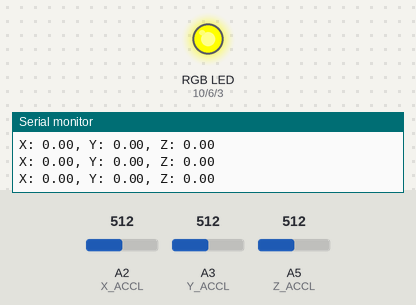
Simulated run of this sketch. Board: Arduino Uno, built with avr-gcc and run on an emulated ATmega328P. Parts: an RGB LED mixed from three pins (HIGH = lit), the last lines printed to the serial monitor. The inputs (shaded band) are chosen by the test bench; at power-on: A3 (Y_ACCL) = 512, A5 (Z_ACCL) = 512, A2 (X_ACCL) = 512.

Above: at 1.2 s.
1.3 s: A3 (Y_ACCL) set to 416
4.3 s: A3 (Y_ACCL) set to 407
At 4.8 s:
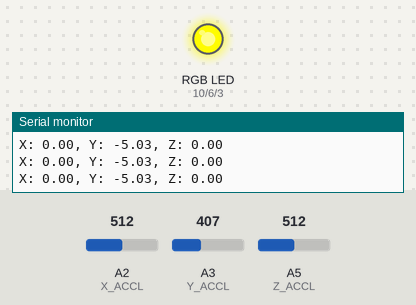
5.8 s: A5 (Z_ACCL) set to 546
7.3 s: A5 (Z_ACCL) set to 571
At 7.9 s:
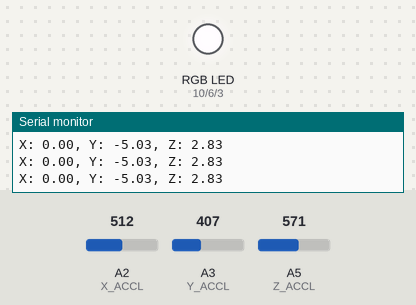
8.8 s: A2 (X_ACCL) set to 122
At 10.0 s:
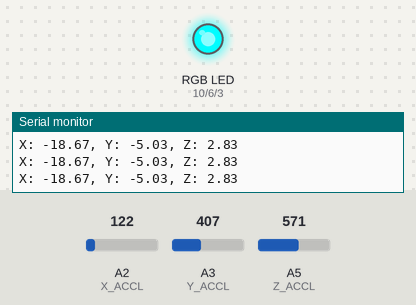
10.3 s: A5 (Z_ACCL) set to 511
At 11.1 s:
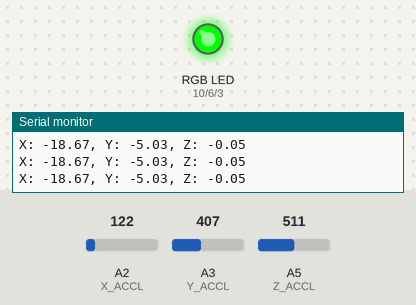
Timing chart, 0 to 12.8 s (numbered marks = the images above; inputs shaded):
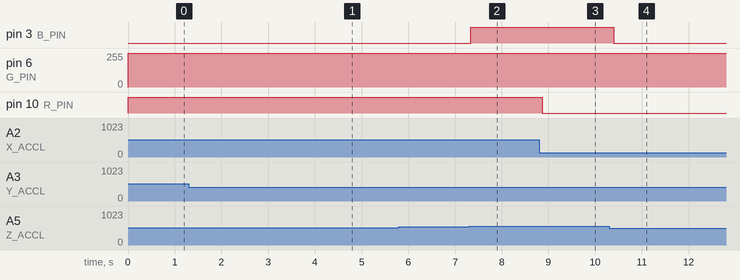

The sketch:

FoL_Arduino.ino
```cpp
/*
   Title of work: "The Forest of Light"
   Venue: SOHO-SAI @ University of Tsukuba
   Date: 2019/11/03,04
   Author of program: Kato Toranosuke
*/
/*
 * https://www.petitmonte.com/robot/howto_kxr94_2050.html
 * KXR94-2050
 */

// "#define x 10" とすることで"定数"を定義できます。この例では整数の10が格納された"x"という定数を定義しました。
// Red, Green, Blueの各LEDに対して制御信号をOutputするPin番号を定義
#define R_PIN 10
#define G_PIN 6
#define B_PIN 3

// X, Y, Z軸の加速度を取得するPin番号を定義
#define X_ACCL A2
#define Y_ACCL A3
#define Z_ACCL A5

//#define MAX_ACCL 4.00
//#define MIN_ACCL -4.0

// 地球の重力である1Gの加速度(m/s^2)を定義
const float ms2 = 9.80665;
// 電源電圧5V時のオフセット電圧(0G = 2.5V = 2500mV)
const float offset_voltage = 2500.0;

// 加速度を格納する変数
float accl_x, accl_y, accl_z;

// setup関数は(Arduinoの電源が入ってから)最初に一回だけ実行される
void setup() {
  pinMode(R_PIN, OUTPUT); // R_PINをOutput Pin(=出力ピン)に指定。以下同様。
  pinMode(G_PIN, OUTPUT);
  pinMode(B_PIN, OUTPUT);

  Serial.begin(9600); // Serial通信のレートを指定。今回は9600bps(bit per second)。ここはどうでもいい所。気になったら調べて。
}

// loop関数は電源が入っている間、繰り返し実行される
void loop() {
  // X,Y,Z加速度を取得
  get_accl();

  // 取得した加速度をSerialモニタに出力。
  Serial.print("X: ");
  Serial.print(accl_x);
  Serial.print(", Y: ");
  Serial.print(accl_y);
  Serial.print(", Z: ");
  Serial.println(accl_z);

  // LEDを制御するPinに制御信号(明るさの値)を出力
  // 第2引数と第3引数の値を変えることで、色の変化の具合を調整できます。これは実際にやってみながら調整する必要がある。
  analogWrite(R_PIN, accl2duty(accl_x, -7, -10));
  analogWrite(G_PIN, accl2duty(accl_y, -5, -8));
  analogWrite(B_PIN, accl2duty(accl_z, 2, 6));

  // 次のループに入るまで100ms待機する
  delay(100);
}

// 加速度センサからX,Y,Z軸の加速度を取得し、グローバル変数に格納する関数
void get_accl() {
  // XYZの電圧(mV)を取得する
  float x =  (analogRead(X_ACCL) / 1024.0) * 5.0 * 1000;
  float y =  (analogRead(Y_ACCL) / 1024.0) * 5.0 * 1000;
  float z =  (analogRead(Z_ACCL) / 1024.0) * 5.0 * 1000;

  // XYZからオフセット電圧を引いた電圧を求める
  x = x - offset_voltage;
  y = y - offset_voltage;
  z = z - offset_voltage;

  // XYZから重力を求める
  float xg = x / 1000.0;
  float yg = y / 1000.0;
  float zg = z / 1000.0;

  // XYZの重力から加速度(m/s^2)を算出 & 変数に格納
  accl_x = xg * ms2;
  accl_y = yg * ms2;
  accl_z = zg * ms2;

  return;
}

// 取得した加速度の値を基に、LEDの明るさを制御するための信号(値)を返す関数
int accl2duty(float accl, float MAX_ACCL, float MIN_ACCL) {
  int duty = 0;

  // 取得した加速度の値を一定の範囲(MIN_ACCL ~ MAX_ACCL)の値に収める
  if (accl > MAX_ACCL)
    accl = MAX_ACCL;
  else if (accl < MIN_ACCL)
    accl = MIN_ACCL;

  // duty比(0~255)を計算
  duty = 255 * (accl - MIN_ACCL) / (MAX_ACCL - MIN_ACCL);

  return duty;
}
```

Measured:
- the behaviour switches between 553 and 554 on A5 (Z_ACCL) (found by bisection; images 1 and 2)
- after the input at 4.3 s, pin 6 (G_PIN): 255/255 → 252/255 after 0.08 s
- after the input at 7.3 s, pin 3 (B_PIN): LOW → HIGH at once
- after the input at 8.8 s, pin 10 (R_PIN): HIGH → LOW after 0.07 s
- after the input at 10.3 s, pin 3 (B_PIN): HIGH → LOW after 0.10 s
